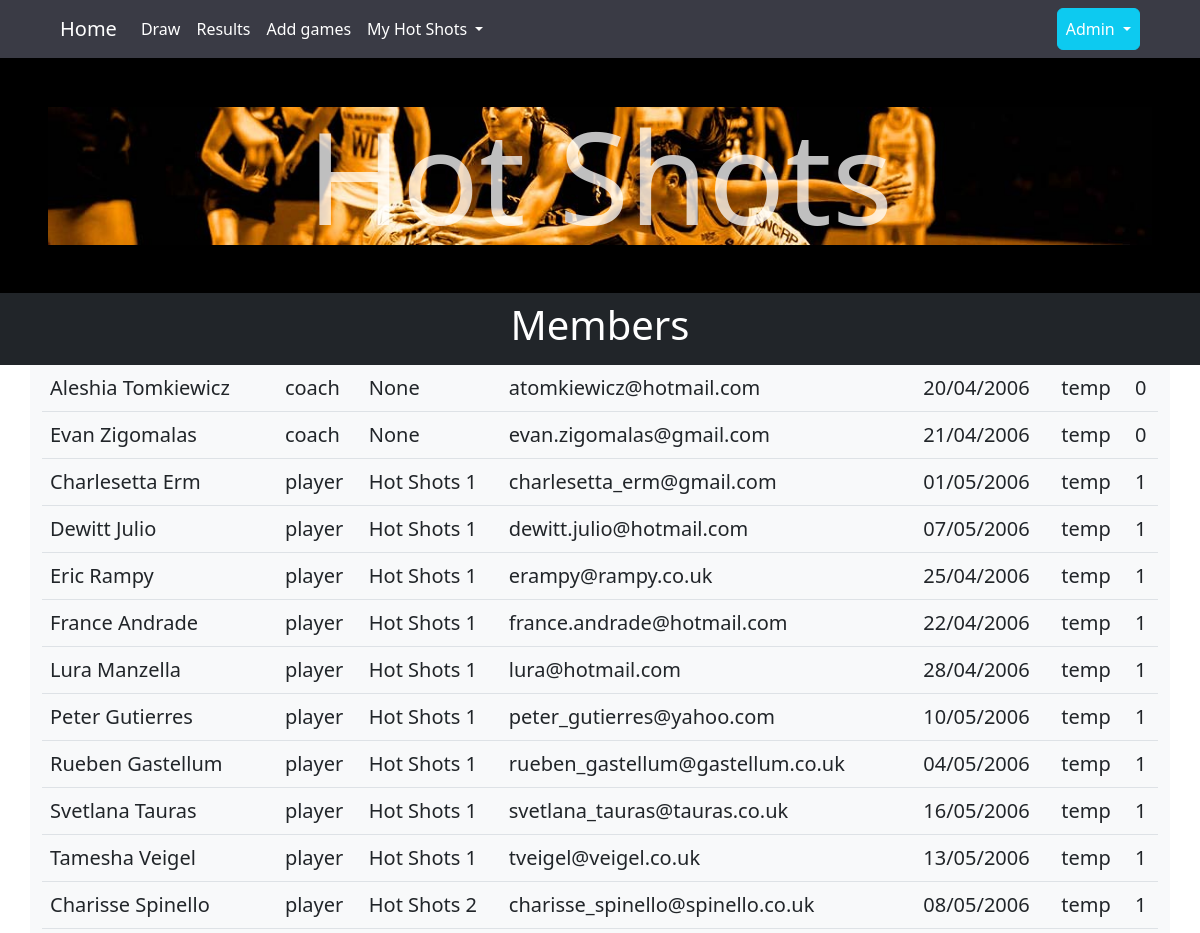
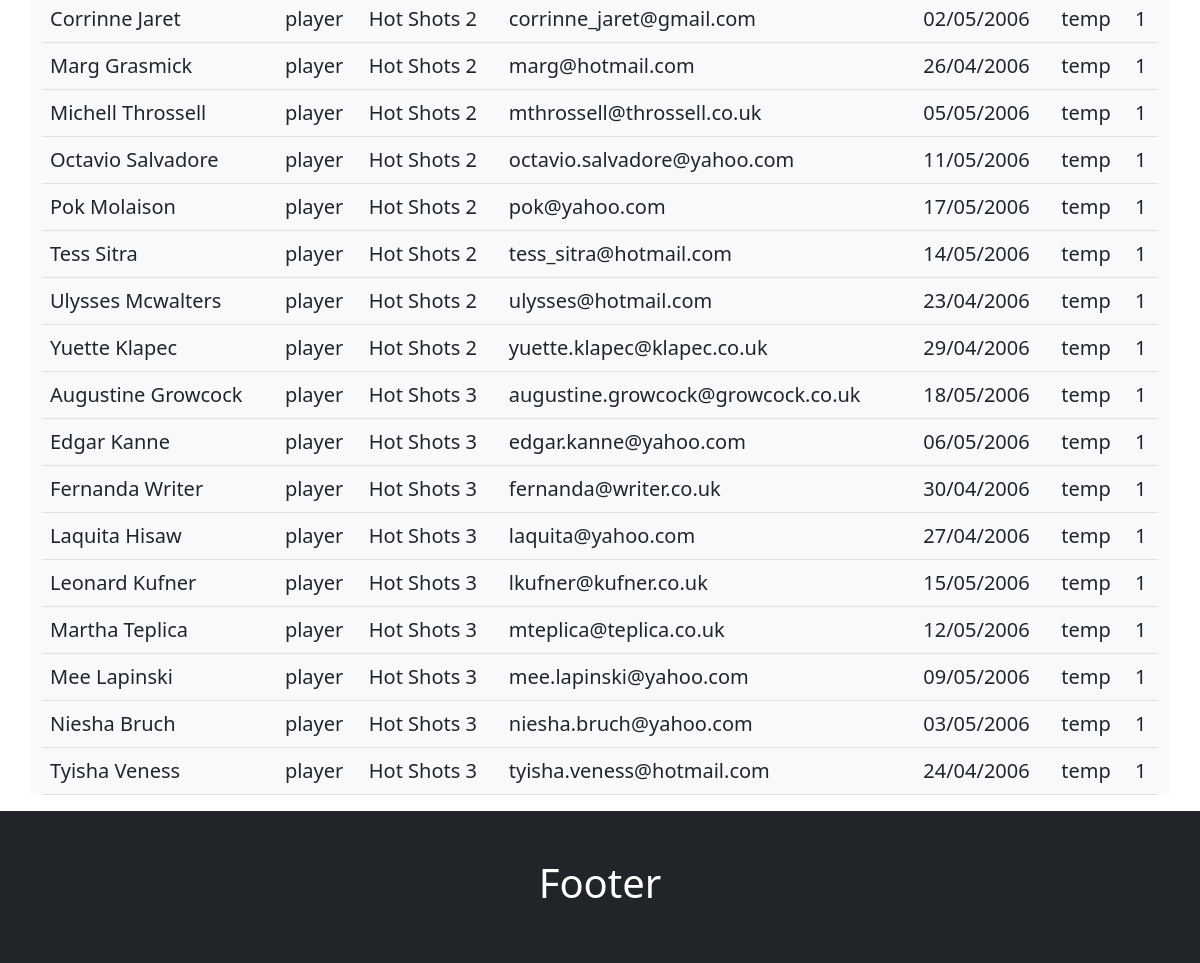
The app's page /member with its own data (2 pictures, top to bottom).
### tables this page shows
CREATE TABLE member
(
    member_id integer primary key autoincrement ,
    member_name text not null,
    member_type text,
    team_id integer,
    email text not null,
    dob date,
    password text not null,
    authorisation inetger not null,
    foreign key (team_id) references team (team_id)
);

CREATE TABLE team(
    team_id integer primary key autoincrement ,
    team_name text not null unique
);

### server.py (the view)
@app.route('/member')
def member():
    result = get_members(db_path)
    return render_template("member.html", members = result)

### db_functions.py (called while the page is built)
def run_search_query_tuples(sql_query,values_tuple, file_path, rowfactory=False):
    result = None
    try:
        db = sqlite3.connect(file_path)
        if rowfactory:
            db.row_factory = sqlite3.Row
        cursor = db.cursor()
        cursor.execute(sql_query,values_tuple)
        result = cursor.fetchall()
        cursor.close()
    except sqlite3.Error as error:
        print("Error running search query tuples: {}".format(error))
        return None
    db.close()
    if result is None:
        print("No search values were found")
    return result

### q_set.py (called while the page is built)
def get_members(db_path):
    sql = """select
    m.member_id, m.member_name, m.member_type, t.team_name as team,
    m.email,m.dob, m.password, m.authorisation
    from member m
    left join team t on m.team_id = t.team_id
    order by team asc, member_name asc;"""
    result = run_search_query_tuples(sql, (), db_path, True)
    return result

### templates/member.html
{% extends "layout.html" %}
{% block heading %} Members {% endblock %}
{% block content %}
    <div class="container bg-light">
    <table class="table">
        {% for row in members %}
            <tr><td>{{ row['member_name'] }}</td>
            <td>{{ row['member_type'] }}</td>
            <td>{{ row['team'] }}</td>
            <td>{{ row['email'] }}</td>
            <td>{{ row['dob'] }}</td>
            <td>{{ row['password'] }}</td>
            <td>{{ row['authorisation'] }}</td>
            </tr>
        {% endfor %}
    </table>
    </div>
{% endblock %}

### static/styles/netball_styles.css (style rules this page uses)
:root { --main-bg-color: rgb(193, 206, 218); --main-bg-color-grad: rgb(200, 210, 228); --titles: rgb(237,46,46); --titles-trans: rgba(215, 101, 22, 0.5); --deepdark: rgb(58, 59, 69); --deepblue-trans: rgba(24, 30, 65, 0.7); }
body { font-size: 100%; }
.table { font-size: 1.25em; }

### records on screen
member: member_name "Aleshia Tomkiewicz", member_type "coach", team "None", email "atomkiewicz@hotmail.com", dob "20/04/2006", password "temp", authorisation "0"
member: member_name "Evan Zigomalas", member_type "coach", team "None", email "evan.zigomalas@gmail.com", dob "21/04/2006", password "temp", authorisation "0"
member: member_name "Charlesetta Erm", member_type "player", team "Hot Shots 1", email "charlesetta_erm@gmail.com", dob "01/05/2006", password "temp", authorisation "1"
member: member_name "Dewitt Julio", member_type "player", team "Hot Shots 1", email "dewitt.julio@hotmail.com", dob "07/05/2006", password "temp", authorisation "1"
member: member_name "Eric Rampy", member_type "player", team "Hot Shots 1", email "erampy@rampy.co.uk", dob "25/04/2006", password "temp", authorisation "1"
member: member_name "France Andrade", member_type "player", team "Hot Shots 1", email "france.andrade@hotmail.com", dob "22/04/2006", password "temp", authorisation "1"
member: member_name "Lura Manzella", member_type "player", team "Hot Shots 1", email "lura@hotmail.com", dob "28/04/2006", password "temp", authorisation "1"
member: member_name "Peter Gutierres", member_type "player", team "Hot Shots 1", email "peter_gutierres@yahoo.com", dob "10/05/2006", password "temp", authorisation "1"
member: member_name "Rueben Gastellum", member_type "player", team "Hot Shots 1", email "rueben_gastellum@gastellum.co.uk", dob "04/05/2006", password "temp", authorisation "1"
member: member_name "Svetlana Tauras", member_type "player", team "Hot Shots 1", email "svetlana_tauras@tauras.co.uk", dob "16/05/2006", password "temp", authorisation "1"
member: member_name "Tamesha Veigel", member_type "player", team "Hot Shots 1", email "tveigel@veigel.co.uk", dob "13/05/2006", password "temp", authorisation "1"
member: member_name "Charisse Spinello", member_type "player", team "Hot Shots 2", email "charisse_spinello@spinello.co.uk", dob "08/05/2006", password "temp", authorisation "1"
member: member_name "Corrinne Jaret", member_type "player", team "Hot Shots 2", email "corrinne_jaret@gmail.com", dob "02/05/2006", password "temp", authorisation "1"
member: member_name "Marg Grasmick", member_type "player", team "Hot Shots 2", email "marg@hotmail.com", dob "26/04/2006", password "temp", authorisation "1"
member: member_name "Michell Throssell", member_type "player", team "Hot Shots 2", email "mthrossell@throssell.co.uk", dob "05/05/2006", password "temp", authorisation "1"
member: member_name "Octavio Salvadore", member_type "player", team "Hot Shots 2", email "octavio.salvadore@yahoo.com", dob "11/05/2006", password "temp", authorisation "1"
member: member_name "Pok Molaison", member_type "player", team "Hot Shots 2", email "pok@yahoo.com", dob "17/05/2006", password "temp", authorisation "1"
member: member_name "Tess Sitra", member_type "player", team "Hot Shots 2", email "tess_sitra@hotmail.com", dob "14/05/2006", password "temp", authorisation "1"
member: member_name "Ulysses Mcwalters", member_type "player", team "Hot Shots 2", email "ulysses@hotmail.com", dob "23/04/2006", password "temp", authorisation "1"
member: member_name "Yuette Klapec", member_type "player", team "Hot Shots 2", email "yuette.klapec@klapec.co.uk", dob "29/04/2006", password "temp", authorisation "1"
member: member_name "Augustine Growcock", member_type "player", team "Hot Shots 3", email "augustine.growcock@growcock.co.uk", dob "18/05/2006", password "temp", authorisation "1"
member: member_name "Edgar Kanne", member_type "player", team "Hot Shots 3", email "edgar.kanne@yahoo.com", dob "06/05/2006", password "temp", authorisation "1"
member: member_name "Fernanda Writer", member_type "player", team "Hot Shots 3", email "fernanda@writer.co.uk", dob "30/04/2006", password "temp", authorisation "1"
member: member_name "Laquita Hisaw", member_type "player", team "Hot Shots 3", email "laquita@yahoo.com", dob "27/04/2006", password "temp", authorisation "1"
member: member_name "Leonard Kufner", member_type "player", team "Hot Shots 3", email "lkufner@kufner.co.uk", dob "15/05/2006", password "temp", authorisation "1"
member: member_name "Martha Teplica", member_type "player", team "Hot Shots 3", email "mteplica@teplica.co.uk", dob "12/05/2006", password "temp", authorisation "1"
member: member_name "Mee Lapinski", member_type "player", team "Hot Shots 3", email "mee.lapinski@yahoo.com", dob "09/05/2006", password "temp", authorisation "1"
member: member_name "Niesha Bruch", member_type "player", team "Hot Shots 3", email "niesha.bruch@yahoo.com", dob "03/05/2006", password "temp", authorisation "1"
member: member_name "Tyisha Veness", member_type "player", team "Hot Shots 3", email "tyisha.veness@hotmail.com", dob "24/04/2006", password "temp", authorisation "1"
